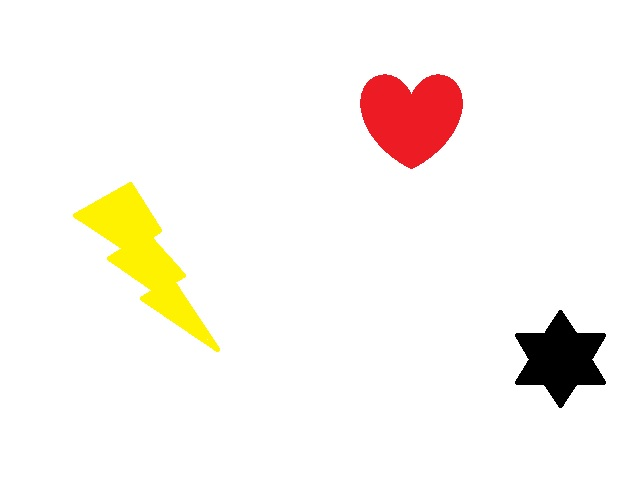
#> input picture 25/image.jpg, 640 x 480 px
$ python 'questão25.py'
#> lines starting #> are read from the running program, lines starting #| are printed output that depends on the picture
#Abrir uma imagem colorida, transformar para tom de cinza e aplique a técnica Crescimento de Regiões (Region Growing). Para isto, faça no paint uma imagem 640×480 com alguns objetos em preto e o fundo seja branco. Neste tópico irão existir mais de um objeto para segmentar, então existe mais de uma região. Inicialize a semente com um clique em cada objeto, em que o primeiro clique rotule o objeto como região 1, pintando a região encontrada de vermelho. Ao terminar de delimitar a região 2, clique em outro objeto, rotulando esta região como 2 e pinte esta região de azul. Faça o mesmo para um terceiro objeto, pintando o mesmo de verde e rotulando sua região como 3. Obs: Ressalto que as regiões que não fazem parte de nenhum objeto devem possuir valor 0.

import cv2
import numpy as np


#abrir uma imagem colorida
imcolor = cv2.imread('image.jpg')
#> imcolor is the input picture: shape (480, 640, 3); mean B, G, R 239.7, 245.4, 250.4

#transformar para tom de cinza
imcinza = cv2.cvtColor(imcolor, cv2.COLOR_BGR2GRAY)
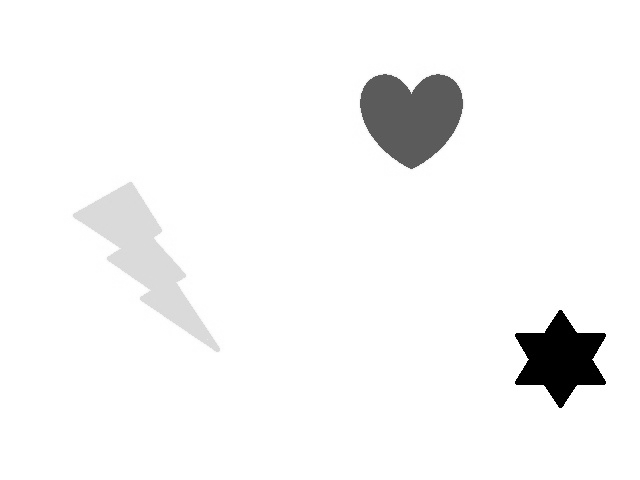
#> imcinza: shape (480, 640); min 0, max 255, mean 246.2

#CRIAR A MATRIZ QUE CONTÉM A REGIÃO SEGMENTADA
matrizzero = np.zeros_like(imcinza)

s = (0, 0) #declarei a semente
ec = 0 #contador de eventos

def CR(imcolor, imcolor_marked, s=None):

    #pegar a forma da imagem/matriz
    ls, cs = imcolor.shape[:2]
#> ls = 480; cs = 640

    #inicializa as variáveis de comparação e incrementação
    cf = 0
    pp = 1

    #Inicialize a semente em cada objeto
    while pp != cf:
        pp = cf
        cf = 0

        for l in range(ls):
            for c in range(cs):
                if imcolor_marked[l, c] == 1:
                    if imcolor[l-1, c-1] < 230:
                        imcolor_marked[l-1, c-1] = 1
                        cf+=1
                    if imcolor[l-1, c] < 230:
                        imcolor_marked[l-1, c] = 1
                        cf+=1
                    if imcolor[l-1, c+1] < 230:
                        imcolor_marked[l-1, c+1] = 1
                        cf+=1
                    if imcolor[l, c-1] < 230:
                        imcolor_marked[l, c-1] = 1
                        cf+=1
                    if imcolor[l, c+1] < 230:
                        imcolor_marked[l, c+1] = 1
                        cf+=1
                    if imcolor[l+1, c-1] < 230:
                        imcolor_marked[l+1, c-1] = 1
                        cf+=1
                    if imcolor[l+1, c] < 230:
                        imcolor_marked[l+1, c] = 1
                        cf+=1
                    if imcolor[l+1, c+1] < 230:
                        imcolor[l+1, c+1] = 1
                        cf+=1

                if imcolor_marked[l, c] == 2:
                    if imcolor[l-1, c-1] < 230:
                        imcolor_marked[l-1, c-1] = 2
                        cf+=1
                    if imcolor[l-1, c] < 230:
                        imcolor_marked[l-1, c] = 2
                        cf+=1
                    if imcolor[l-1, c+1] < 230:
                        imcolor_marked[l-1, c+1] = 2
                        cf+=1
                    if imcolor[l, c-1] < 230:
                        imcolor_marked[l, c-1] = 2
                        cf+=1
                    if imcolor[l, c+1] < 230:
                        imcolor_marked[l, c+1] = 2
                        cf+=1
                    if imcolor[l+1, c-1] < 230:
                        imcolor_marked[l+1, c-1] = 2
                        cf+=1
                    if imcolor[l+1, c] < 230:
                        imcolor_marked[l+1, c] = 2
                        cf+=1
                    if imcolor[l+1, c+1] < 230:
                        imcolor_marked[l+1, c+1] = 2
                        cf+=1

                if imcolor_marked[l, c] == 3:
                    if imcolor[l-1, c-1] < 230:
                        imcolor_marked[l-1, c-1] = 3
                        cf+=1
                    if imcolor[l-1, c] < 230:
                        imcolor_marked[l-1, c] = 3
                        cf+=1
                    if imcolor[l-1, c+1] < 230:
                        imcolor_marked[l-1, c+1] = 3
                        cf+=1
                    if imcolor[l, c-1] < 230:
                        imcolor_marked[l, c-1] = 3
                        cf+=1
                    if imcolor[l, c+1] < 230:
                        imcolor_marked[l, c+1] = 3
                        cf+=1
                    if imcolor[l+1, c-1] < 230:
                        imcolor_marked[l+1, c-1] = 3
                        cf+=1
                    if imcolor[l+1, c] < 230:
                        imcolor_marked[l+1, c] = 3
                        cf+=1
                    if imcolor[l+1, c+1] < 230:
                        imcolor_marked[l+1, c+1] = 3
                        cf+=1
#> imcolor_marked: shape (480, 640); every value is 0

    return imcolor_marked

def clique(event, x, y, flags, param):
    if event == cv2.EVENT_LBUTTONDOWN:
        global s
        global ec
        global matrizzero

        ec+=1

        matrizzero[y, x] = ec

#exibições
if __name__ == '__main__':
    cv2.namedWindow('Mark Object 1', 1)
    cv2.imshow('Mark Object 1', imcinza)
    cv2.setMouseCallback('Mark Object 1', clique)
    cv2.waitKey(0)

    imseg = CR(imcinza, matrizzero)


    ls, cs = imseg.shape[:2]
#> ls = 480; cs = 640
    final = np.zeros([ls, cs, 3], np.uint8)

    final[np.where(imseg == 1)] = [255, 0, 0]
    final[np.where(imseg == 2)] = [0, 0, 255]
    final[np.where(imseg == 3)] = [0, 255, 0]

    cv2.imshow('final', final)
    cv2.waitKey(0)
